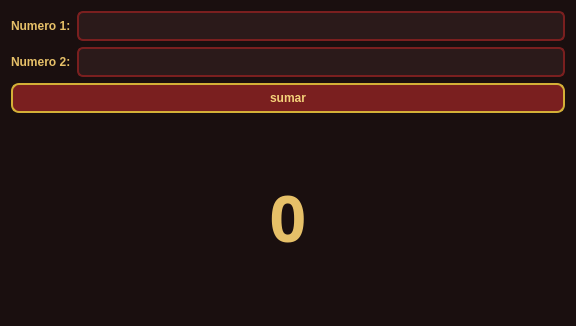
<?xml version="1.0" encoding="UTF-8"?>
<ui version="4.0">
 <class>Dialog</class>
 <widget class="QDialog" name="Dialog">
  <property name="geometry">
   <rect>
    <x>0</x>
    <y>0</y>
    <width>576</width>
    <height>326</height>
   </rect>
  </property>
  <property name="windowTitle">
   <string>Calculadora Alfredo</string>
  </property>
  <property name="styleSheet">
   <string notr="true">QDialog {
    background-color: #1a0f0f; /* fondo oscuro rojizo */
    color: #f5d27a; /* texto dorado suave */
    font-family: &quot;Segoe UI&quot;, Arial;
    font-size: 10pt;
}

/* Etiquetas */
QLabel {
    color: #e6c068; /* dorado */
    font-weight: bold;
}
/* Etiquetas */
QLabel#label_Resultado {
    color: #e6c068; /* dorado */
	font-size:48pt;
	font-family: &quot;Segoe UI&quot;, Romanl; 
    font-weight: bold;
}
/* Campos de texto */
QLineEdit {
    background-color: #2b1a1a;
    border: 2px solid #7a1f1f;
    border-radius: 6px;
    padding: 5px;
    color: #f5d27a;
    selection-background-color: #a83232;
}

/* Hover y focus */
QLineEdit:focus {
    border: 2px solid #d4af37; /* dorado brillante */
    background-color: #331f1f;
}

/* Botones */
QPushButton {
    background-color: #7a1f1f;
    color: #f5d27a;
    border: 2px solid #d4af37;
    border-radius: 8px;
    padding: 6px 12px;
    font-weight: bold;
}

/* Hover botón */
QPushButton:hover {
    background-color: #a83232;
    border: 2px solid #ffd700;
}

/* Botón presionado */
QPushButton:pressed {
    background-color: #5c1414;
    border: 2px solid #c9a227;
}

/* Placeholder */
QLineEdit::placeholder {
    color: #bfa76a;
}</string>
  </property>
  <layout class="QVBoxLayout" name="verticalLayout_3">
   <item>
    <layout class="QVBoxLayout" name="verticalLayout_2">
     <item>
      <layout class="QGridLayout" name="gridLayout">
       <item row="0" column="0">
        <widget class="QLabel" name="label">
         <property name="text">
          <string>Numero 1:</string>
         </property>
        </widget>
       </item>
       <item row="0" column="1">
        <widget class="QLineEdit" name="adit_numero1"/>
       </item>
       <item row="1" column="0">
        <widget class="QLabel" name="label_2">
         <property name="text">
          <string>Numero 2:</string>
         </property>
        </widget>
       </item>
       <item row="1" column="1">
        <widget class="QLineEdit" name="edit_numero2"/>
       </item>
      </layout>
     </item>
     <item>
      <layout class="QVBoxLayout" name="verticalLayout">
       <item>
        <widget class="QPushButton" name="boton_sumar">
         <property name="text">
          <string>sumar</string>
         </property>
        </widget>
       </item>
       <item>
        <widget class="QLabel" name="label_Resultado">
         <property name="font">
          <font>
           <family>Segoe UI,Romanl</family>
           <pointsize>48</pointsize>
           <weight>75</weight>
           <bold>true</bold>
          </font>
         </property>
         <property name="text">
          <string>0</string>
         </property>
         <property name="alignment">
          <set>Qt::AlignCenter</set>
         </property>
        </widget>
       </item>
      </layout>
     </item>
    </layout>
   </item>
  </layout>
 </widget>
 <resources/>
 <connections/>
</ui>
